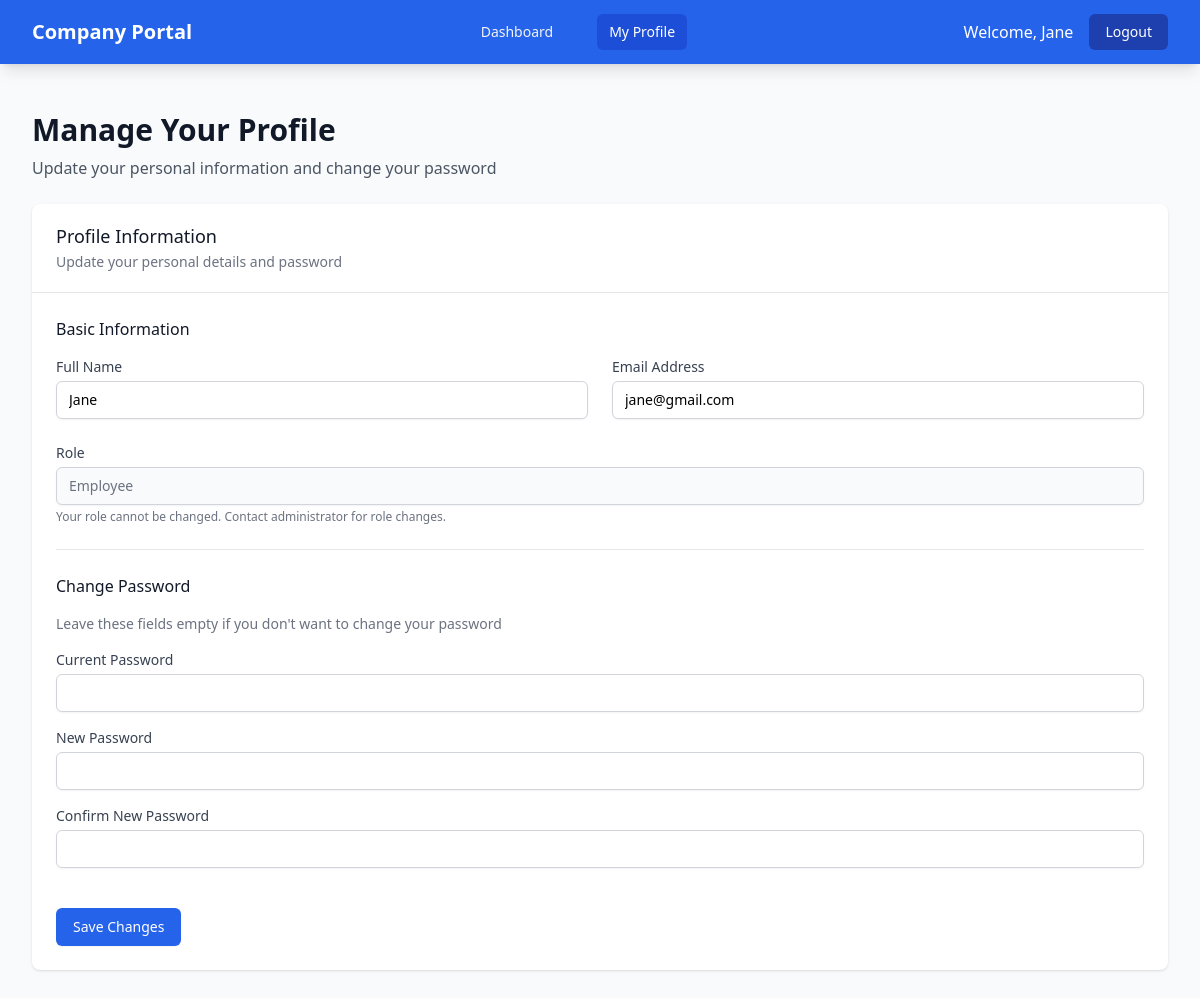
The page /Employee/employee_profile.php (signed in) on the database its author committed.
### tables this page shows
CREATE TABLE `users` (
  `id` int(11) NOT NULL,
  `name` varchar(100) DEFAULT NULL,
  `email` varchar(100) DEFAULT NULL,
  `password` varchar(255) DEFAULT NULL,
  `role` enum('admin','head_office','employee') DEFAULT NULL,
  `created_at` timestamp NOT NULL DEFAULT current_timestamp()
);

### Employee/employee_profile.php (the view, shortened to what this page needs)
<?php
require '../Includes/db.php';
$user_id = $_SESSION['user_id'];
$stmt = $conn->prepare("SELECT name, email, role FROM users WHERE id = ?");
if ($stmt) {
    $stmt->bind_param("i", $user_id);
    $stmt->execute();
    $result = $stmt->get_result();
    $user = $result->fetch_assoc();
} else {
    $error = "Error fetching user data: " . $conn->error;
}
?>
<!DOCTYPE html>
<html lang="en">
<head>
    <script src="https://cdn.tailwindcss.com"></script>
</head>
<body class="bg-gray-50 min-h-screen">
    <nav class="bg-blue-600 shadow-lg">
        <div class="max-w-7xl mx-auto px-4 sm:px-6 lg:px-8">
            <div class="flex justify-between h-16">
                <div class="flex items-center">
                    <span class="text-white text-xl font-bold">Company Portal</span>
                </div>
                <div class="hidden md:flex space-x-8 items-center">
                    <a href="employee_dashboard.php" class="text-gray-100 hover:text-white px-3 py-2 rounded-md text-sm font-medium">Dashboard</a>
                    <a href="employee_profile.php" class="bg-blue-700 text-white px-3 py-2 rounded-md text-sm font-medium">My Profile</a>
                </div>
                <div class="flex items-center space-x-4">
                    <span class="text-white">Welcome, <?= isset($_SESSION['name']) ? htmlspecialchars($_SESSION['name']) : 'User' ?></span>
                    <a href="../logout.php"
                    class="bg-blue-800 hover:bg-blue-700 text-white px-4 py-2 rounded-md text-sm font-medium transition-colors duration-300">
                        Logout
                    </a>
                </div>
            </div>
        </div>
    </nav>
    <div class="max-w-7xl mx-auto py-6 px-4 sm:px-6 lg:px-8">
        <div class="py-6">
            <h1 class="text-3xl font-bold text-gray-900 mb-2">Manage Your Profile</h1>
            <p class="text-gray-600 mb-6">Update your personal information and change your password</p>
            <div class="bg-white shadow overflow-hidden sm:rounded-lg mb-8">
                <div class="px-4 py-5 border-b border-gray-200 sm:px-6">
                    <h2 class="text-lg leading-6 font-medium text-gray-900">
                        Profile Information
                    </h2>
                    <p class="mt-1 text-sm text-gray-500">
                        Update your personal details and password
                    </p>
                </div>
                <div class="px-4 py-5 sm:p-6">
                    <form method="POST" class="space-y-6">
                        <div class="border-b border-gray-200 pb-6">
                            <h3 class="text-md font-medium text-gray-900 mb-4">Basic Information</h3>
                            <div class="grid grid-cols-1 md:grid-cols-2 gap-6">
                                <div>
                                    <label for="name" class="block text-sm font-medium text-gray-700">Full Name</label>
                                    <input type="text" name="name" id="name" value="<?= isset($user['name']) ? htmlspecialchars($user['name']) : '' ?>" required
                                        class="mt-1 block w-full border border-gray-300 rounded-md shadow-sm py-2 px-3 focus:outline-none focus:ring-blue-500 focus:border-blue-500 sm:text-sm">
                                </div>
                                <div>
                                    <label for="email" class="block text-sm font-medium text-gray-700">Email Address</label>
                                    <input type="email" name="email" id="email" value="<?= isset($user['email']) ? htmlspecialchars($user['email']) : '' ?>" required
                                        class="mt-1 block w-full border border-gray-300 rounded-md shadow-sm py-2 px-3 focus:outline-none focus:ring-blue-500 focus:border-blue-500 sm:text-sm">
                                </div>
                            </div>
                            <div class="mt-6">
                                <label for="role" class="block text-sm font-medium text-gray-700">Role</label>
                                <input type="text" id="role" value="<?= isset($user['role']) ? ucfirst(htmlspecialchars($user['role'])) : '' ?>" readonly
                                    class="mt-1 block w-full border border-gray-300 rounded-md shadow-sm py-2 px-3 bg-gray-50 text-gray-500 sm:text-sm">
                                <p class="mt-1 text-xs text-gray-500">Your role cannot be changed. Contact administrator for role changes.</p>
                            </div>
                        </div>
                        <div>
                            <h3 class="text-md font-medium text-gray-900 mb-4">Change Password</h3>
                            <p class="text-sm text-gray-500 mb-4">Leave these fields empty if you don't want to change your password</p>
                            <div class="space-y-4">
                                <div>
                                    <label for="current_password" class="block text-sm font-medium text-gray-700">Current Password</label>
                                    <input type="password" name="current_password" id="current_password"
                                        class="mt-1 block w-full border border-gray-300 rounded-md shadow-sm py-2 px-3 focus:outline-none focus:ring-blue-500 focus:border-blue-500 sm:text-sm">
                                </div>
                                <div>
                                    <label for="new_password" class="block text-sm font-medium text-gray-700">New Password</label>
                                    <input type="password" name="new_password" id="new_password"
                                        class="mt-1 block w-full border border-gray-300 rounded-md shadow-sm py-2 px-3 focus:outline-none focus:ring-blue-500 focus:border-blue-500 sm:text-sm">
                                </div>
                                <div>
                                    <label for="confirm_password" class="block text-sm font-medium text-gray-700">Confirm New Password</label>
                                    <input type="password" name="confirm_password" id="confirm_password"
                                        class="mt-1 block w-full border border-gray-300 rounded-md shadow-sm py-2 px-3 focus:outline-none focus:ring-blue-500 focus:border-blue-500 sm:text-sm">
                                </div>
                            </div>
                        </div>
                        <div class="pt-4">
                            <button type="submit"
                                class="inline-flex justify-center py-2 px-4 border border-transparent shadow-sm text-sm font-medium rounded-md text-white bg-blue-600 hover:bg-blue-700 focus:outline-none focus:ring-2 focus:ring-offset-2 focus:ring-blue-500 transition-colors duration-300">
                                Save Changes
                            </button>
                        </div>
                    </form>
                </div>
            </div>
        </div>
    </div>
</body>
</html>

### rows shown on the page
users: name "Jane", email "jane@gmail.com", role "Employee"

### other values the page prints
$_SESSION['name'] "Jane"
